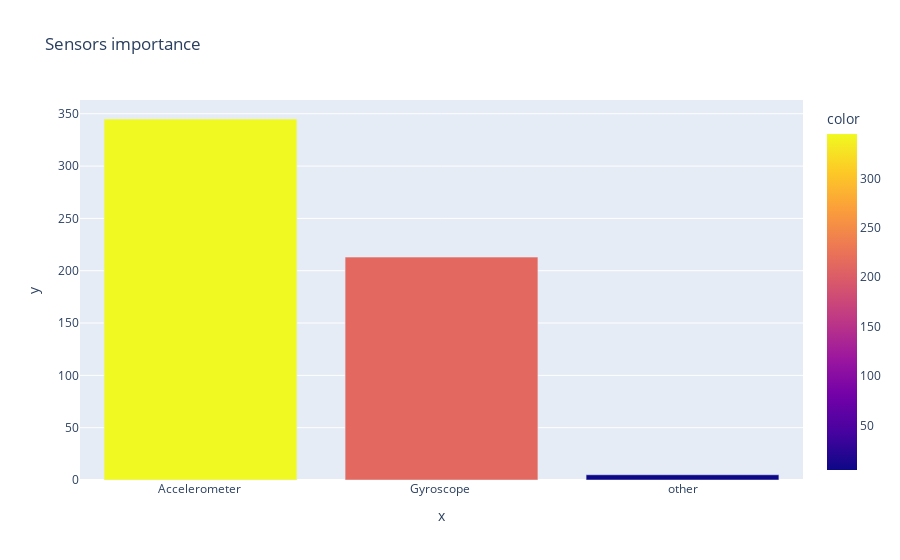

Notebook code cell kept with this figure:
### Code cell
Acc=0
Gyro=0
other=0
for i in train.columns:
    if 'Acc'in i:
        Acc=Acc+1
    elif 'Gyro'in i:
        Gyro=Gyro+1
    else:
        other=other+1
px.bar(x=['Accelerometer ','Gyroscope ','other'],y=[Acc,Gyro,other],color=[Acc,Gyro,other], title = 'Sensors importance')

### Figure 1 — Plotly figure (JSON) as saved in the notebook; plotly's stock layout.template omitted (floating-point values rounded to 4 significant figures)
{"data": [{"hovertemplate": "x=%{x}<br>y=%{y}<br>color=%{marker.color}<extra></extra>", "legendgroup": "", "marker": {"color": [345, 213, 5], "coloraxis": "coloraxis", "pattern": {"shape": ""}}, "name": "", "orientation": "v", "showlegend": false, "textposition": "auto", "type": "bar", "x": ["Accelerometer ", "Gyroscope ", "other"], "xaxis": "x", "y": [345, 213, 5], "yaxis": "y"}], "layout": {"barmode": "relative", "coloraxis": {"colorbar": {"title": {"text": "color"}}, "colorscale": [[0, "#0d0887"], [0.1111, "#46039f"], [0.2222, "#7201a8"], [0.3333, "#9c179e"], [0.4444, "#bd3786"], [0.5556, "#d8576b"], [0.6667, "#ed7953"], [0.7778, "#fb9f3a"], [0.8889, "#fdca26"], [1, "#f0f921"]]}, "legend": {"tracegroupgap": 0}, "title": {"text": "Sensors importance"}, "xaxis": {"anchor": "y", "domain": [0, 1], "title": {"text": "x"}}, "yaxis": {"anchor": "x", "domain": [0, 1], "title": {"text": "y"}}}}
